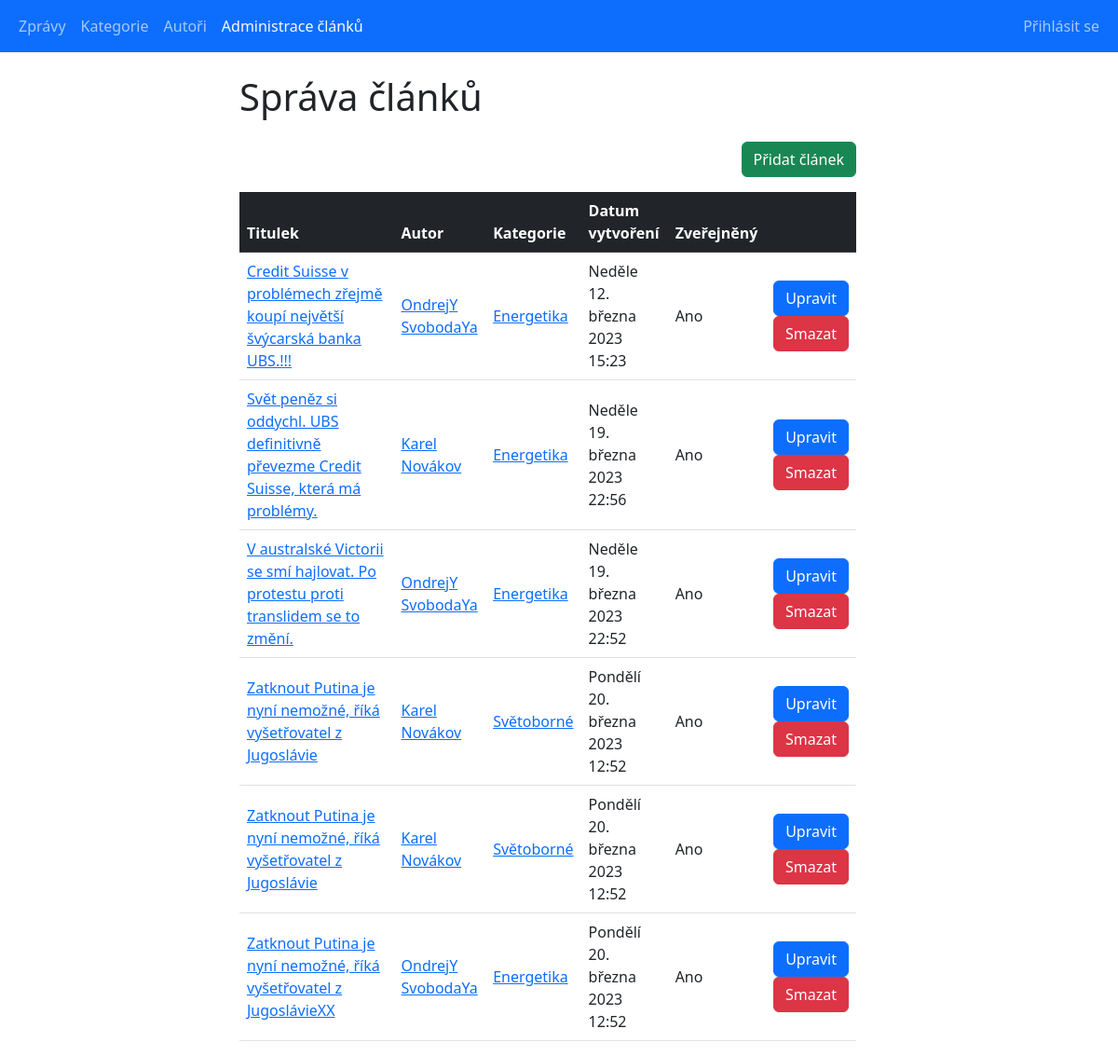
Screenshot of /main_projekt/articles_list.php with the database file from the repository.
### tables this page shows
CREATE TABLE `articles` (
  `id` int(10) UNSIGNED NOT NULL,
  `introduction` text DEFAULT NULL,
  `content` text DEFAULT NULL,
  `title` text DEFAULT NULL,
  `author_id` int(10) UNSIGNED NOT NULL,
  `category_id` int(10) UNSIGNED NOT NULL,
  `created_at` datetime NOT NULL DEFAULT current_timestamp(),
  `is_published` tinyint(1) NOT NULL DEFAULT 0 COMMENT 'Zveřejněný/Nezveřejněný'
);

CREATE TABLE `categories` (
  `id` int(10) UNSIGNED NOT NULL,
  `category_name` varchar(50) NOT NULL
);

### main_projekt/classes/Database.php (called while the page is built, shortened)
<?php
class Database
{
    public function __construct()
    {
        $this->conn = new PDO(self::DSN, self::USERNAME, self::PASSWORD, [
            PDO::ATTR_ERRMODE => PDO::ERRMODE_EXCEPTION,
        ]);
        $this->conn->query('SET NAMES utf8');
    }
}

### main_projekt/classes/DateUtils.php (called while the page is built)
<?php
class DateUtils {
    public static function DatumCesky(string $date): string
    {
        $englishDate = (new Datetime($date))->format('l d. F Y H:i');
        $men = [
            'January', 'February', 'March', 'April', 'May',
            'June', 'July', 'August', 'September', 'October',
            'November', 'December'
        ];
        $mcz = [
            'ledna', 'února', 'března', 'dubna', 'května',
            'června', 'července', 'srpna', 'září', 'října',
            'listopadu', 'prosince'
        ];
        $englishDate = str_replace($men, $mcz, $englishDate);
        $den = [
            'Monday', 'Tuesday', 'Wednesday', 'Thursday',
            'Friday', 'Saturday', 'Sunday'
        ];
        $dcz = [
            'Pondělí', 'Úterý', 'Středa', 'Čtvrtek',
            'Pátek', 'Sobota', 'Neděle'
        ];
        return str_replace($den, $dcz, $englishDate);
    }
}

### main_projekt/articles_list.php (the view, shortened to what this page needs)
<?php
require_once 'classes/Database.php';
require_once 'classes/DateUtils.php';
$db = new Database();
$sql = 'select a.id, a.title, a.is_published, a.created_at,
        ath.id as author_id, concat(ath.name, " ", ath.surname) as author_fullname,
        c.id as category_id, c.category_name
        from articles a
        left join authors ath on a.author_id = ath.id
        left join categories c on a.category_id = c.id
        order by a.title asc';
$stmt = $db->conn->prepare($sql);
$stmt->execute();
$articles = $stmt->fetchAll(PDO::FETCH_ASSOC);
?>
<!doctype html>
<html lang="cs">
<head>
    <link rel="stylesheet" href="./bootstrap/css/bootstrap.min.css">
</head>
<body>
<?php include_once 'reusable_components/navbar.php'; ?>
<div class="container-fluid row justify-content-center">
    <div class="col-sm-10 col-lg-7">
        <div class="mb-4">
            <h1>Správa článků</h1>
        </div>
        <div class="mb-3 d-flex justify-content-end">
            <a href="articles_add.php" class="btn btn-success">Přidat článek</a>
        </div>
        <div>
            <table class="table align-middle table-responsive">
                <thead class="table-dark">
                <tr>
                    <th class="w-25">Titulek</th>
                    <th>Autor</th>
                    <th>Kategorie</th>
                    <th>Datum vytvoření</th>
                    <th>Zveřejněný</th>
                    <th></th>
                </tr>
                </thead>
                <tbody>
                <?php foreach($articles as $article): ?>
                    <tr>
                        <td>
                            <a href="articles_detail.php?article_id=<?= $article['id'] ?>">
                                <?= $article['title'] ?>
                            </a>
                        </td>
                        <td>
                            <a href="authors_detail.php?id=<?= $article['author_id'] ?>">
                                <?= $article['author_fullname'] ?>
                            </a>
                        </td>
                        <td>
                            <a href="categories_detail.php?id=<?= $article['category_id'] ?>">
                                <?= $article['category_name'] ?>
                            </a>
                        </td>
                        <td>
                            <?= DateUtils::DatumCesky($article['created_at']) ?>
                        </td>
                        <td>
                            <?php
                            if ($article['is_published'] == '1') {
                                echo "Ano";
                            }
                            else {
                                echo "Ne";
                            }
                            ?>
                        </td>
                        <td class="text-end">
                            <a href="articles_edit.php?id=<?= $article['id'] ?>" class="btn btn-primary">Upravit</a>
                            <a href="articles_delete.php?id=<?= $article['id'] ?>" class="btn btn-danger">Smazat</a>
                        </td>
                    </tr>
                <?php endforeach; ?>
                </tbody>
            </table>
        </div>
    </div>
</div>
</body>
</html>

### rows the page displays
articles: title "Credit Suisse v problémech zřejmě koupí největší švýcarská banka UBS.!!!", author_fullname "OndrejY SvobodaYa", category.category_name "Energetika", created_at "Neděle 12. března 2023 15:23", is_published "Ano"
articles: title "Svět peněz si oddychl. UBS definitivně převezme Credit Suisse, která má problémy.", author_fullname "Karel Novákov", category.category_name "Energetika", created_at "Neděle 19. března 2023 22:56", is_published "Ano"
articles: title "V australské Victorii se smí hajlovat. Po protestu proti translidem se to změní.", author_fullname "OndrejY SvobodaYa", category.category_name "Energetika", created_at "Neděle 19. března 2023 22:52", is_published "Ano"
articles: title "Zatknout Putina je nyní nemožné, říká vyšetřovatel z Jugoslávie", author_fullname "Karel Novákov", category.category_name "Světoborné", created_at "Pondělí 20. března 2023 12:52", is_published "Ano"
articles: title "Zatknout Putina je nyní nemožné, říká vyšetřovatel z Jugoslávie", author_fullname "Karel Novákov", category.category_name "Světoborné", created_at "Pondělí 20. března 2023 12:52", is_published "Ano"
articles: title "Zatknout Putina je nyní nemožné, říká vyšetřovatel z JugoslávieXX", author_fullname "OndrejY SvobodaYa", category.category_name "Energetika", created_at "Pondělí 20. března 2023 12:52", is_published "Ano"
